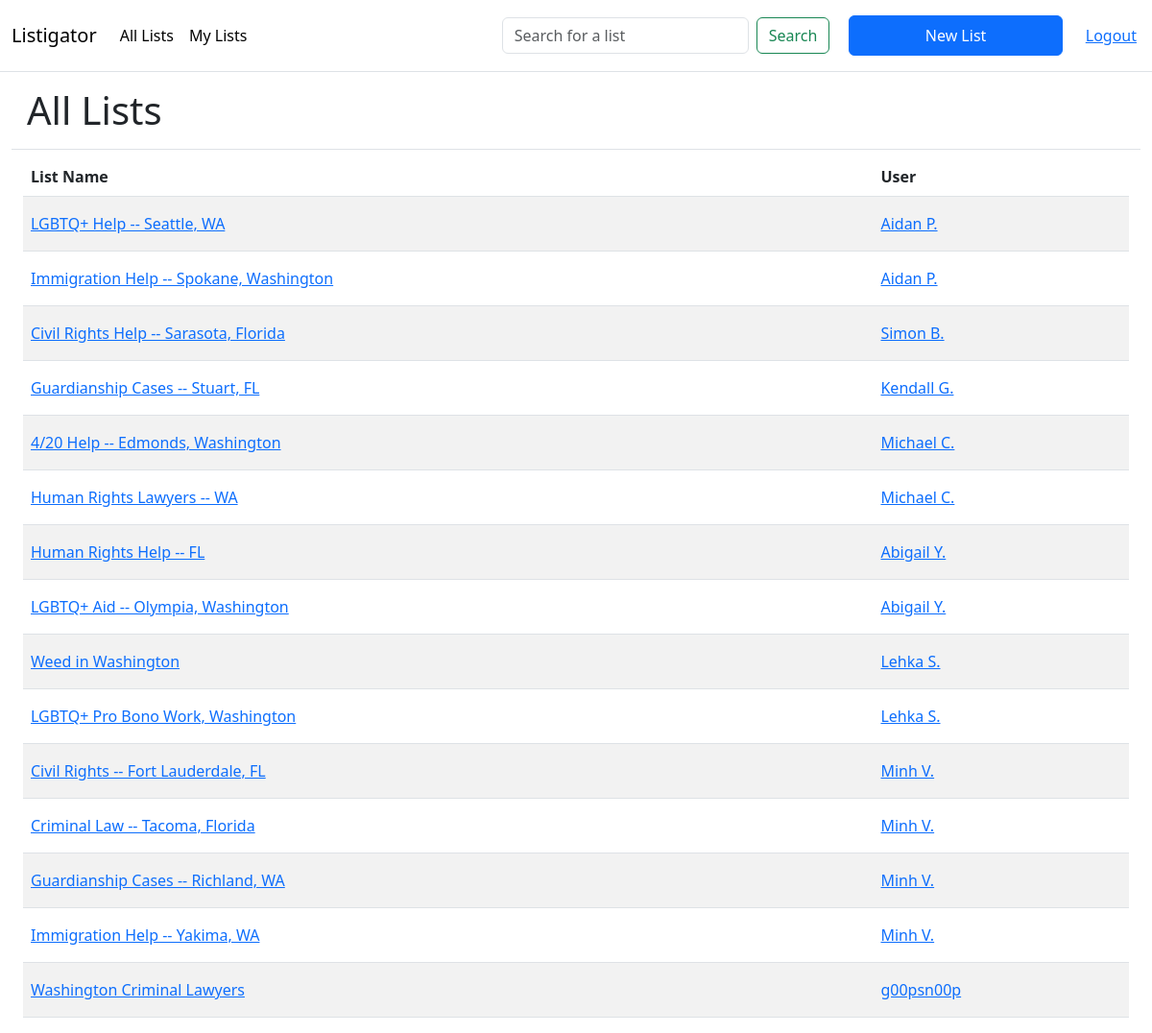
Page /publiclists (signed in) on the earlier database version.
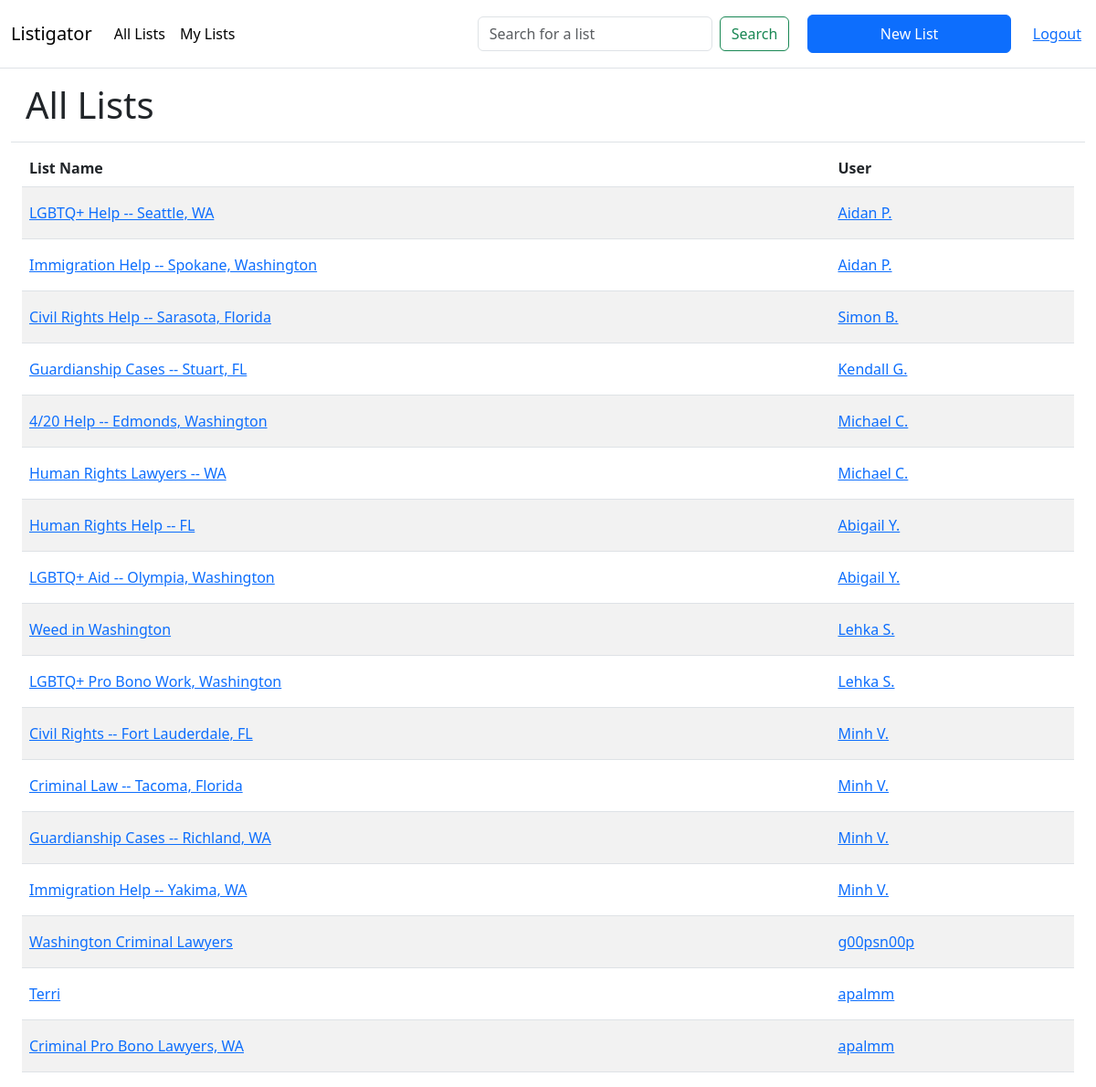
Same page on the later database version.
### listigator/models.py (models this page shows, shortened)
class List(db.Model):
    id = db.Column(db.Integer, primary_key=True)
    user_id = db.Column(db.Integer, db.ForeignKey('user.id'),
        nullable=False)
    public = db.Column(db.Boolean, nullable=False, default=False)
    title = db.Column(db.String(50), nullable=False)
    lawyers = db.relationship('Lawyer', secondary=list_lawyers, lazy='subquery',
        backref=db.backref('lists', lazy=True))

class User(db.Model):
    id = db.Column(db.Integer, primary_key=True)
    username = db.Column(db.String(50))
    password_hash = db.Column(db.String(128))
    lists = db.relationship('List', backref='user', lazy=True)

### listigator/app.py (the view)
@main.route('/publiclists')
@login_required
def publiclists():
    public_lists = List.query.filter_by(public=True).join(User, List.user_id == User.id).all()
    return render_template('main/publiclists.html', lists=public_lists, querying=False)

### listigator/auth.py (called while the page is built)
def login_required(route):
    @functools.wraps(route)
    def wrapped_route(**kwargs):
        if session.get('user_id') is None:
            return redirect(url_for('auth.login'))
        return route(**kwargs)
    return wrapped_route

### listigator/templates/main/publiclists.html (shortened to what this page needs)
{% extends 'main/layout.html' %}
{% block main %}
<h1 class="p-3 border-bottom">All Lists</h1>
{% if lists %}
<div class="container-fluid">
    <table class='table ph-3 bg-light table-striped'>
        <thead>
            <tr>
            <th scope="col">List Name</th>
            <th scope="col">User</th>
            </tr>
        </thead>
        <tbody>
            {% for list in lists %}
                <tr class='p-3 align-middle me-auto'>
                    <td class='name pt-3 pb-3'><a href="/list/{{ list.id }}">{{ list.title }}</a></td>
                    <td class='user'><a href="/user/{{ list.user_id }}">{{ list.user.username }}</a></td>
                </tr>
            {% endfor %}
        </tbody>
    </table>
</div>
{% else %}
    {% if querying %}
        <p>No lists matched your query.<p>
    {% else %}
        <p>You have no lists yet.</p>
    {% endif %}
{% endif %}
{% endblock %}

### listigator/templates/main/layout.html (shortened to what this page needs)
<!DOCTYPE html>
<html>
  <head>
    {% block head %}
    <link rel="stylesheet" href="{{url_for('static', filename='css/style.css')}}">
    <link href="https://cdn.jsdelivr.net/npm/bootstrap@5.3.0-alpha3/dist/css/bootstrap.min.css" rel="stylesheet">
    {% endblock %}
  </head>
  <body>
    <nav class="navbar navbar-expand-lg border-bottom">
      <div class="container-fluid">
        <a class="navbar-brand" href="{{url_for('main.home')}}">Listigator</a>
        <div class="collapse navbar-collapse" id="navbarSupportedContent">
          <ul class="navbar-nav navbar-left me-auto mb-2 mb-lg-0">
            <li class="nav-item">
              <a class="nav-link active" aria-current="page" href="{{url_for('main.publiclists')}}">All Lists</a>
            </li>
            <li class="nav-item">
              <a class="nav-link active" aria-current="page" href="{{url_for('main.mylists')}}">My Lists</a>
            </li>
          </ul>
          <form id="search" class="d-flex" role="search" method="post" action="{{url_for('main.listSearch')}}">
            <input name="searchTitle" class="form-control me-2" type="search" placeholder="Search for a list" aria-label="Search" required>
            <button class="btn btn-outline-success" type="submit">Search</button>
          </form>
        </div>
      </div>
      <button class='btn btn-primary m-2 p-2 w-25' type='button' id='new-list-btn'>New List</button>
      <a class='p-2 m-2' href="{{url_for('auth.logout')}}">Logout</a>
    </nav>
    <main>
        <div class='col container-fluid'>
          {% block main %}
          {% endblock %}
        </div>
    </main>
  </body>
</html>

### listigator/static/css/style.css (style rules this page uses)
:root { --primary: #00356b; --secondary: #287dc0; --tertiary: #63aaff; --grey: lightgrey; --white: #fff; }

Differences in the rows shown:
added List: title "Terri", user.username "apalmm"
added List: title "Criminal Pro Bono Lawyers, WA", user.username "apalmm"
